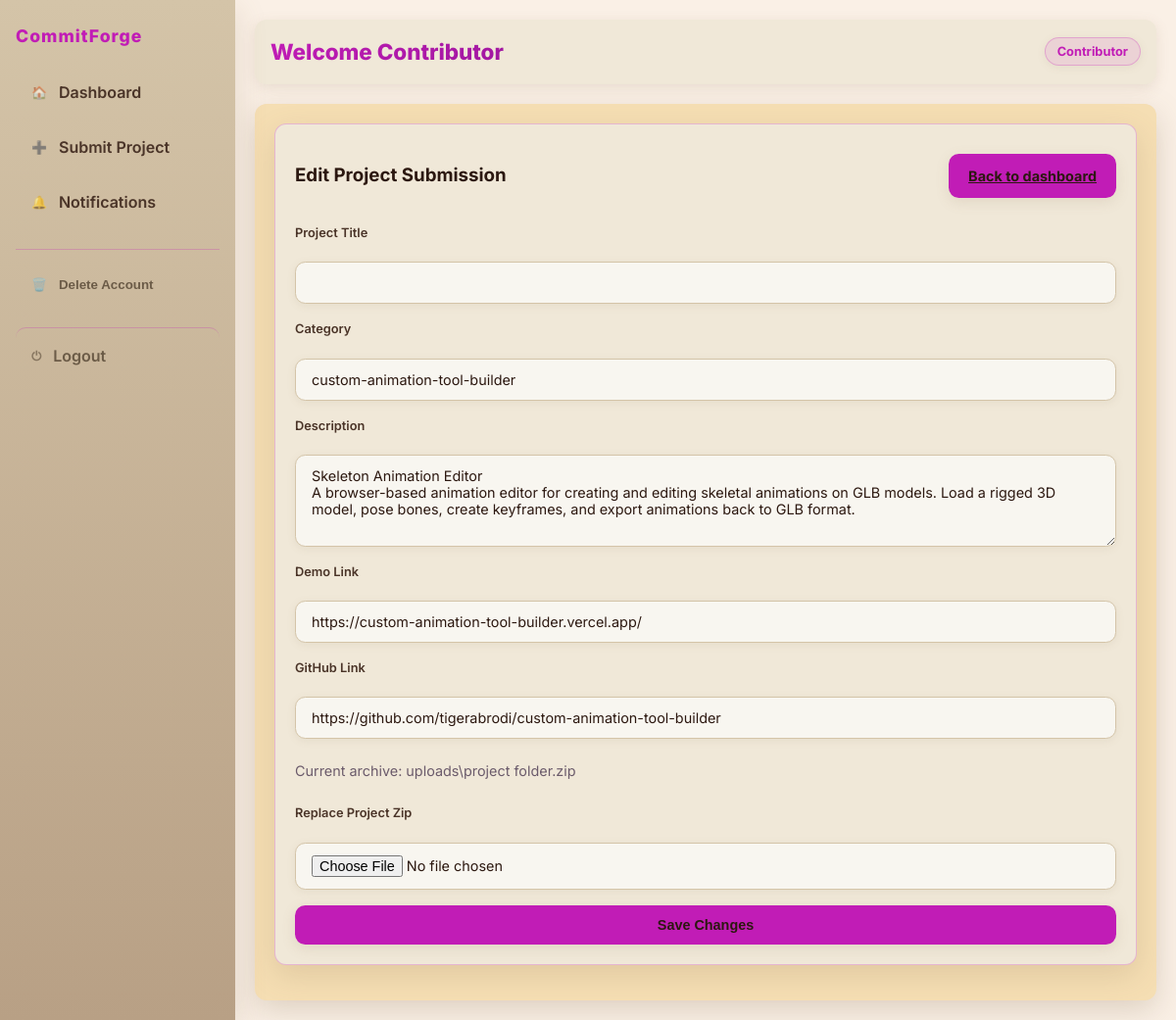
Page /contributor/edit/3 (signed in) on the committed database.
### tables this page shows
CREATE TABLE projects (
        id INTEGER PRIMARY KEY AUTOINCREMENT,
        contributor_id INTEGER,
        title TEXT,
        description TEXT,
        category TEXT,
        demo_link TEXT,
        github_link TEXT,
        zip_path TEXT,
        status TEXT
    , created_at TEXT, updated_at TEXT, deleted_at TEXT, assigned_reviewer_id INTEGER, assigned_at TEXT);

### routes/contributor_routes.py (the view, shortened to what this page needs)
@contributor_bp.route("/contributor/edit/<int:project_id>", methods=["GET", "POST"])
def edit_project(project_id):
    conn = get_db()
    project = conn.execute(
        "SELECT * FROM projects WHERE id=? AND contributor_id=?",
        (project_id, session["user_id"])
    ).fetchone()
    if not project:
        return redirect("/contributor/dashboard")
    return render_template("contributor/edit_project.html", project=project)

### utils/db.py (called while the page is built)
def get_db():
    conn = sqlite3.connect("database.db")
    conn.row_factory = sqlite3.Row
    return conn

### templates/contributor/edit_project.html (shortened to what this page needs)
{% extends "base.html" %}
{% block content %}
<div class="panel">
    <div style="display:flex; align-items:center; justify-content:space-between; margin-bottom:1rem;">
        <h3>Edit Project Submission</h3>
        <a class="btn-primary" href="/contributor/dashboard" style="font-size:0.9rem;">Back to dashboard</a>
    </div>
    <form method="POST" enctype="multipart/form-data" class="form-grid">
        <label>Project Title</label>
        <input type="text" name="title" value="{{ project.title }}" required />
        <label>Category</label>
        <input type="text" name="category" value="{{ project.category }}" required />
        <label>Description</label>
        <textarea name="description" rows="4" required>{{ project.description }}</textarea>
        <label>Demo Link</label>
        <input type="url" name="demo_link" value="{{ project.demo_link }}" />
        <label>GitHub Link</label>
        <input type="url" name="github_link" value="{{ project.github_link }}" required />
        <p style="font-size:0.9rem; color:#6b5b6b; margin:0.4rem 0;">Current archive: {{ project.zip_path | default('no
            file uploaded') }}</p>
        <label>Replace Project Zip</label>
        <input type="file" name="zip_file" accept=".zip" />
        <button type="submit" class="btn-primary">Save Changes</button>
    </form>
</div>
{% endblock %}

### static/css/style.css (style rules this page uses)
:root { --primary: #c11cb6; --primary-hover: #a017a0; --primary-light: rgba(193, 28, 182, 0.1); --primary-border: rgba(193, 28, 182, 0.25); --primary-border-hover: rgba(193, 28, 182, 0.4); --secondary: #8b7355; --secondary-hover: #a0866a; --secondary-light: rgba(139, 115, 85, 0.1); --secondary-border: rgba(184, 149, 106, 0.25); --bg-primary: #f5f5dc; --bg-secondary: #faf0e6; --bg-tertiary: #f5deb3; --bg-panel: #f0e8d8; --bg-card: #fefefe; --bg-input: #f8f6f0; --bg-overlay: rgba(0, 0, 0, 0.6); --text-primary: #2c1810; --text-secondary: #4a3428; --text-muted: #6b5b47; --text-subtle: #8b7d6b; --text-accent: #a0917f; --success: #6b8f7a; --success-bg: rgba(107, 143, 122, 0.15); --success-border: rgba(107, 143, 122, 0.35); --warning: #9a8a6b; --warning-bg: rgba(154, 138, 107, 0.15); --warning-border: rgba(154, 138, 107, 0.35); --error: #8a6b6b; --error-bg: rgba(138, 107, 107, 0.15); --error-border: rgba(138, 107, 107, 0.35); --border-light: #d4c4a8; --border-medium: rgba(193, 28, 182, 0.2); --border-focus: var(--primary); --shadow-sm: 0 2px 8px rgba(139, 115, 85, 0.1); --shadow-md: 0 4px 14px rgba(139, 115, 85, 0.15); --shadow-lg: 0 10px 30px rgba(139, 115, 85, 0.2); --shadow-xl: 0 10px 30px rgba(139, 115, 85, 0.25); --space-xs: 0.25rem; --space-sm: 0.5rem; --space-md: 0.75rem; --space-lg: 1rem; --space-xl: 1.25rem; --space-2xl: 1.5rem; --space-3xl: 2rem; --radius-sm: 0.4rem; --radius-md: 0.55rem; --radius-lg: 0.65rem; --radius-xl: 0.75rem; --radius-full: 999px; --font-size-xs: 0.75rem; --font-size-sm: 0.8rem; --font-size-base: 0.9rem; --font-size-lg: 1rem; --font-size-xl: 1.1rem; --font-size-2xl: 1.25rem; --font-size-3xl: 1.4rem; }
* { box-sizing: border-box; }
body { margin: 0; font-family: 'Inter', 'Segoe UI', Tahoma, Geneva, Verdana, sans-serif; background: var(--bg-primary); color: var(--text-primary); line-height: 1.5; }
.panel { background: var(--bg-panel); border: 1px solid var(--primary-border); border-radius: var(--radius-xl); padding: var(--space-xl); box-shadow: var(--shadow-lg); margin-bottom: var(--space-lg); transition: all 0.3s ease; }
.form-grid { display: grid; gap: var(--space-lg); }
.form-grid label { font-size: var(--font-size-sm); font-weight: 600; color: var(--text-secondary); margin-bottom: var(--space-xs); display: block; }
.form-grid input, .form-grid select, .form-grid textarea { padding: var(--space-md) var(--space-lg); border: 1px solid var(--border-light); border-radius: var(--radius-lg); background: var(--bg-input); color: var(--text-primary); outline: none; box-shadow: var(--shadow-sm); transition: all 0.2s ease; font-size: var(--font-size-base); font-family: inherit; }
.form-grid input::placeholder, .form-grid textarea::placeholder { color: var(--text-muted); opacity: 0.7; }
.btn-primary { border: 0; background: var(--primary); color: var(--text-primary); border-radius: var(--radius-lg); padding: var(--space-md) var(--space-xl); font-weight: 700; cursor: pointer; transition: all 0.2s ease; font-size: var(--font-size-base); box-shadow: var(--shadow-md); position: relative; overflow: hidden; }
.btn-primary::before { content: ""; position: absolute; top: 0; left: -100%; width: 100%; height: 100%; background: linear-gradient(90deg, transparent, rgba(255, 255, 255, 0.2), transparent); transition: left 0.5s; }

### rows in the picture
projects: category "custom-animation-tool-builder", description "Skeleton Animation Editor A browser-based animation editor for creating and editing skeletal animations on GLB models. Load a rigged 3D model, pose bones, create keyframes, and export animations back to GLB format.", demo_link "https://custom-animation-tool-builder.vercel.app/", github_link "https://github.com/tigerabrodi/custom-animation-tool-builder", zip_path "uploads\\project folder.zip"

### other values in the picture
{{ session.get('role') }} "Contributor"
